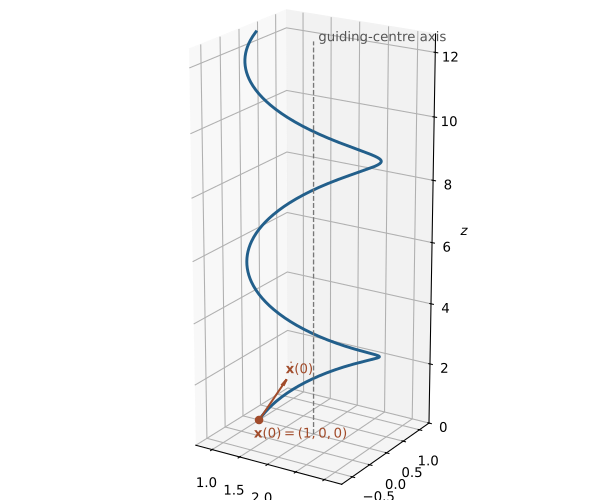

This chart was generated by the following Python code:
#!/usr/bin/env python3
"""Draw the magnetic-field helix in 2019 IA Paper 4, question 10(a)."""

from pathlib import Path

import matplotlib.pyplot as plt
import numpy as np


OUTPUT = Path(__file__).with_suffix(".svg")
plt.rcParams["svg.hashsalt"] = "codex-wiki"

# Dimensionless coordinates with v/Omega = 1. The initial point is (1, 0, 0),
# the guiding-centre axis is x = 2, y = 0, and the equal parallel and
# perpendicular speeds give a pitch of 2*pi radii per turn.
t = np.linspace(0.0, 4.0 * np.pi, 800)
x = 2.0 - np.cos(t)
y = np.sin(t)
z = t

fig = plt.figure(figsize=(6.4, 5.2))
ax = fig.add_subplot(projection="3d")
ax.plot(x, y, z, color="#225f8b", linewidth=2.2)
ax.plot([2, 2], [0, 0], [0, 4 * np.pi], color="#777777", linestyle="--", linewidth=1)
ax.scatter([1], [0], [0], color="#a14b2a", s=30, depthshade=False)
ax.text(0.9, 0.0, -0.65, "$\\mathbf{x}(0)=(1,0,0)$", color="#a14b2a")
ax.quiver(1, 0, 0, 0, 0.8, 0.8, color="#a14b2a", arrow_length_ratio=0.16)
ax.text(0.95, 0.85, 0.95, "$\\dot{\\mathbf{x}}(0)$", color="#a14b2a")
ax.text(2.05, 0.05, 4 * np.pi, "guiding-centre axis", color="#555555")
ax.set(xlabel="$x$", ylabel="$y$", zlabel="$z$")
ax.set_xlim(0.7, 3.3)
ax.set_ylim(-1.3, 1.3)
ax.set_zlim(0, 4 * np.pi)
ax.view_init(elev=20, azim=-58)
ax.set_box_aspect((1, 1, 2.4))
fig.tight_layout()
fig.savefig(OUTPUT, metadata={"Date": None})
